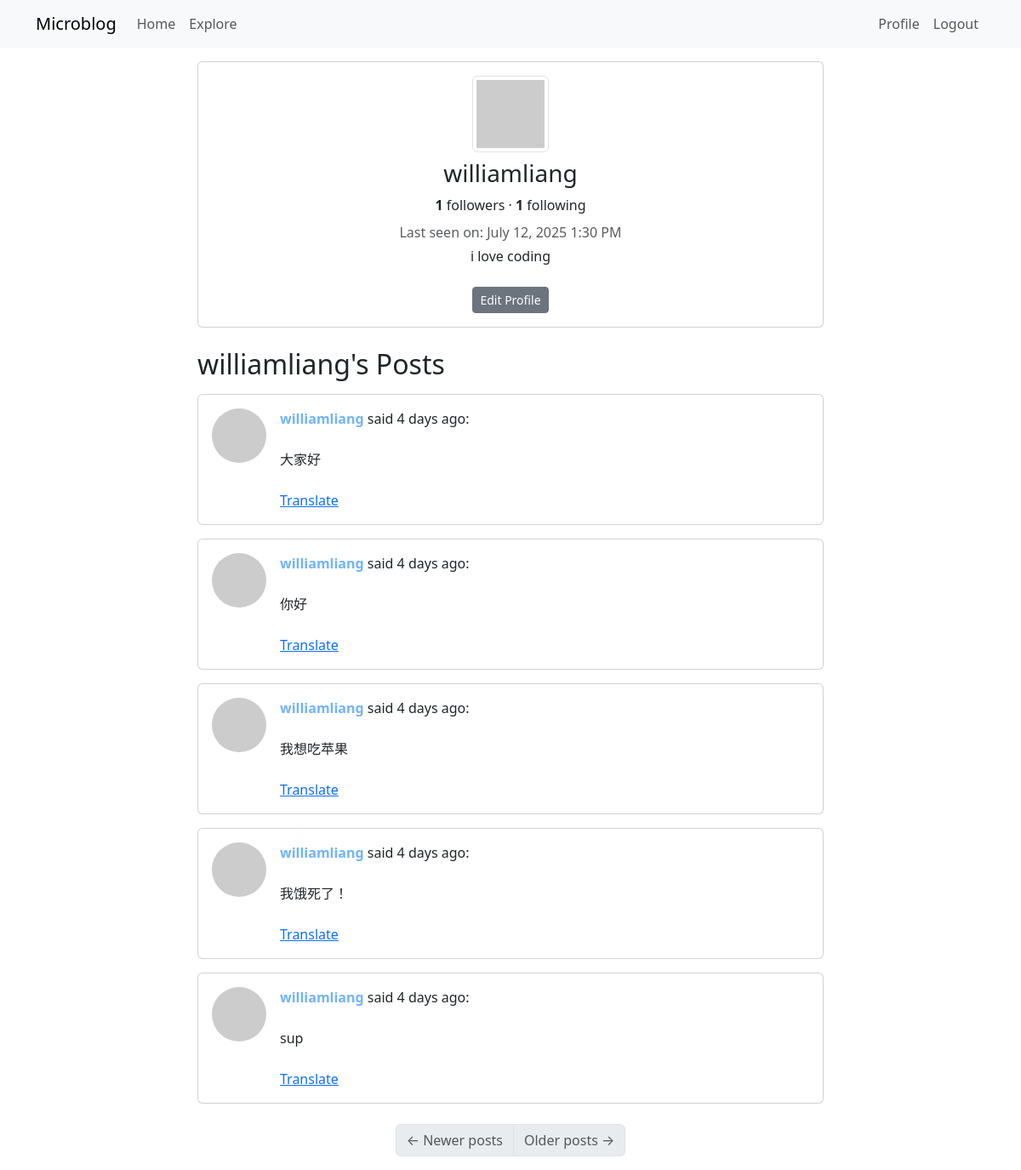
Before: /user/williamliang (signed in) with the older database file.
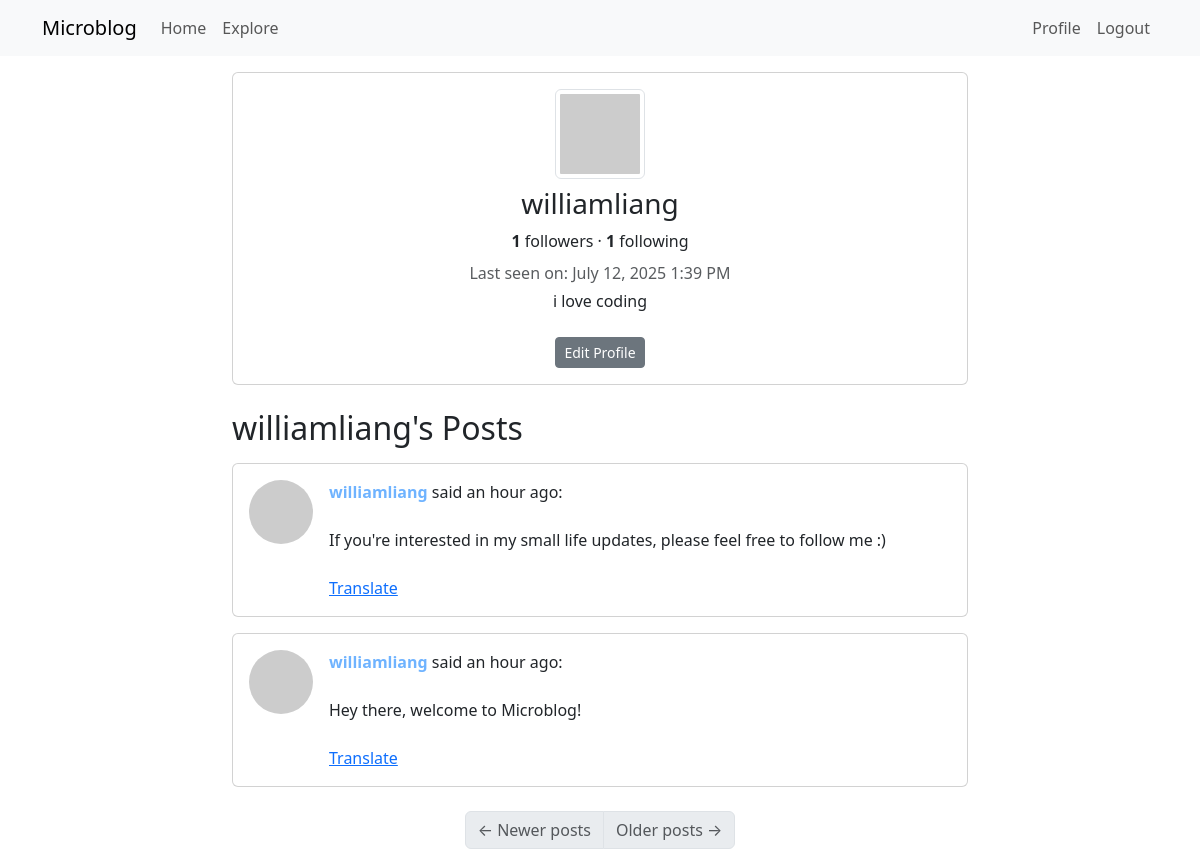
After: the same page with the newer database file.
### app/models.py (models this page shows, shortened)
class User(UserMixin, db.Model):
    id: so.Mapped[int] = so.mapped_column(primary_key=True)
    username: so.Mapped[str] = so.mapped_column(sa.String(64), index=True, unique=True)
    email: so.Mapped[str] = so.mapped_column(sa.String(120), index=True, unique=True)
    password_hash: so.Mapped[Optional[str]] = so.mapped_column(sa.String(256))
    about_me: so.Mapped[Optional[str]] = so.mapped_column(sa.String(140))
    last_seen: so.Mapped[Optional[datetime]] = so.mapped_column(default=lambda: datetime.now(timezone.utc))
    posts: so.WriteOnlyMapped['Post'] = so.relationship(
        back_populates='author', passive_deletes=True)
    following: so.WriteOnlyMapped['User'] = so.relationship(
        secondary=followers, primaryjoin=(followers.c.follower_id == id),
        secondaryjoin=(followers.c.followed_id == id),
        back_populates='followers'
    )
    followers: so.WriteOnlyMapped['User'] = so.relationship(
        secondary=followers, primaryjoin=(followers.c.followed_id == id),
        secondaryjoin=(followers.c.follower_id == id),
        back_populates='following')
    def avatar(self, size):
        digest = hashlib.md5(self.email.lower().encode('utf-8')).hexdigest()
        return f'https://www.gravatar.com/avatar/{digest}?d=identicon&s={size}'
    def followers_count(self):
        query = sa.select(sa.func.count()).select_from(
            self.followers.select().subquery())
        return db.session.scalar(query)
    def following_count(self):
        query = sa.select(sa.func.count()).select_from(
            self.following.select().subquery())
        return db.session.scalar(query)

class Post(db.Model):
    id: so.Mapped[int] = so.mapped_column(primary_key=True)
    body: so.Mapped[str] = so.mapped_column(sa.String(140))
    timestamp: so.Mapped[datetime] = so.mapped_column(index=True, default=lambda: datetime.now(timezone.utc))
    user_id: so.Mapped[int] = so.mapped_column(sa.ForeignKey(User.id), index=True)
    language: so.Mapped[Optional[str]] = so.mapped_column(sa.String(5))
    author: so.Mapped[User] = so.relationship(back_populates='posts')

### app/routes.py (the view)
@app.route('/user/<username>')
@login_required
def user(username):
    user = db.first_or_404(sa.select(User).where(User.username == username))
    page = request.args.get('page', 1, type=int)
    query = user.posts.select().order_by(Post.timestamp.desc())
    posts = db.paginate(query, page=page,
                        per_page=app.config['POSTS_PER_PAGE'],
                        error_out=False)
    next_url = url_for('user', username=user.username, page=posts.next_num) \
        if posts.has_next else None
    prev_url = url_for('user', username=user.username, page=posts.prev_num) \
        if posts.has_prev else None
    if user == current_user:
        form = PostForm()
    else:
        form = EmptyForm()
    return render_template('user.html', user=user, posts=posts.items, form=form, next_url=next_url, prev_url=prev_url)

### app/models.py (called while the page is built)
@login.user_loader
def load_user(id):
    return db.session.get(User, int(id))

### app/routes.py (called while the page is built)
@app.context_processor
def inject_babel_underscore():
    return dict(_=_)

@app.before_request
def before_request():
    if current_user.is_authenticated:
        current_user.last_seen = datetime.now(timezone.utc)
        db.session.commit()

### app/templates/user.html (shortened to what this page needs)
{% extends "base.html" %}
{% block content %}
  <div class="row justify-content-center">
    <div class="col-md-8">
      <div class="card mb-4">
        <div class="card-body text-center">
          <img src="{{ user.avatar(128) }}" alt="User avatar" class="img-thumbnail mb-2">
          <h3>{{ user.username }}</h3>
          <div class="mb-2">
            <span class="fw-bold">{{ user.followers_count() }}</span> followers
            &middot;
            <span class="fw-bold">{{ user.following_count() }}</span> following
          </div>
          {% if user.last_seen %}
            <p class="text-muted mb-1">Last seen on: {{ moment(user.last_seen).format('LLL') }}</p>
          {% endif %}
          {% if user.about_me %}
            <p>{{ user.about_me }}</p>
          {% endif %}
          {% if user == current_user %}
            <a href="{{ url_for('edit_profile') }}" class="btn btn-secondary btn-sm mt-2">Edit Profile</a>
          {% endif %}
        </div>
      </div>
      <h2 class="mb-3">{{ user.username }}'s Posts</h2>
      {% for post in posts %}
        {% include '_post.html' %}
      {% endfor %}
      <nav aria-label="Post navigation">
        <ul class="pagination justify-content-center mt-4">
          <li class="page-item{% if not prev_url %} disabled{% endif %}">
            <a class="page-link" href="{{ prev_url if prev_url else '#' }}" tabindex="-1">
              <span aria-hidden="true">&larr;</span> Newer posts
            </a>
          </li>
          <li class="page-item{% if not next_url %} disabled{% endif %}">
            <a class="page-link" href="{{ next_url if next_url else '#' }}">
              Older posts <span aria-hidden="true">&rarr;</span>
            </a>
          </li>
        </ul>
      </nav>
    </div>
  </div>
{% endblock %}

### app/templates/base.html (shortened to what this page needs)
<!doctype html>
<html lang="en">
  <head>
    <link
        href="https://cdn.jsdelivr.net/npm/bootstrap@5.3.2/dist/css/bootstrap.min.css"
        rel="stylesheet"
>
  </head>
  <body>
    <nav class="navbar navbar-expand-lg bg-body-tertiary">
      <div class="container">
        <a class="navbar-brand" href="{{ url_for('index') }}">Microblog</a>
        <div class="collapse navbar-collapse" id="navbarSupportedContent">
          <ul class="navbar-nav me-auto mb-2 mb-lg-0">
            <li class="nav-item">
              <a class="nav-link" aria-current="page" href="{{ url_for('index') }}">Home</a>
            </li>
            <li class="nav-item">
              <a class="nav-link" aria-current="page" href="{{ url_for('explore') }}">Explore</a>
            </li>
          </ul>
          <ul class="navbar-nav mb-2 mb-lg-0">
            {% if current_user.is_anonymous %}
            <li class="nav-item">
              <a class="nav-link" aria-current="page" href="{{ url_for('auth.login') }}">Login</a>
            </li>
            {% else %}
            <li class="nav-item">
              <a class="nav-link" aria-current="page" href="{{ url_for('user', username=current_user.username) }}">Profile</a>
            </li>
            <li class="nav-item">
              <a class="nav-link" aria-current="page" href="{{ url_for('auth.logout') }}">Logout</a>
            </li>
            {% endif %}
          </ul>
        </div>
      </div>
    </nav>
    <div class="container mt-3">
      {% block content %}{% endblock %}
    </div>
  </body>
</html>

### app/templates/_post.html (shortened to what this page needs)
<div class="card mb-3">
  <div class="card-body d-flex">
    <a href="{{ url_for('user', username=post.author.username) }}">
      <img src="{{ post.author.avatar(64) }}" class="rounded-circle me-3" width="64" height="64" />
    </a>
    <div>
      <div>
        <a href="{{ url_for('user', username=post.author.username) }}" class="fw-bold user-link">
          {{ post.author.username }}
        </a>
        said {{ moment(post.timestamp).fromNow() }}:
      </div>
      <br>
      <span id ="post{{ post.id }}">{{ post.body }}</span>
      {% if post.language and post.language != g.locale %}
      <br><br>
      <a href="#" class="translate-link" data-post-id="{{ post.id }}" data-source-language="{{ post.language }}" data-dest-language="{{ g.locale }}">{{ _('Translate') }}</a>
      {% endif %}
    </div>
  </div>
</div>

### app/templates/_post.html (style rules this page uses)
.user-link { color: #6fb3ff; text-decoration: none; transition: color 0.2s; }

Changed rows visible on the page:
removed Post: author.username "williamliang", timestamp "4 days ago", body "大家好"
removed Post: author.username "williamliang", timestamp "4 days ago", body "你好"
removed Post: author.username "williamliang", timestamp "4 days ago", body "我想吃苹果"
removed Post: author.username "williamliang", timestamp "4 days ago", body "我饿死了！"
changed User "williamliang": last_seen "July 12, 2025 1:30 PM" → "July 12, 2025 1:39 PM"
now on this page (row edited): Post: author.username "williamliang", timestamp "an hour ago", body "If you're interested in my small life updates, please feel free to follow me :)"
changed Post: timestamp "4 days ago" → "an hour ago"; body "sup" → "Hey there, welcome to Microblog!"
